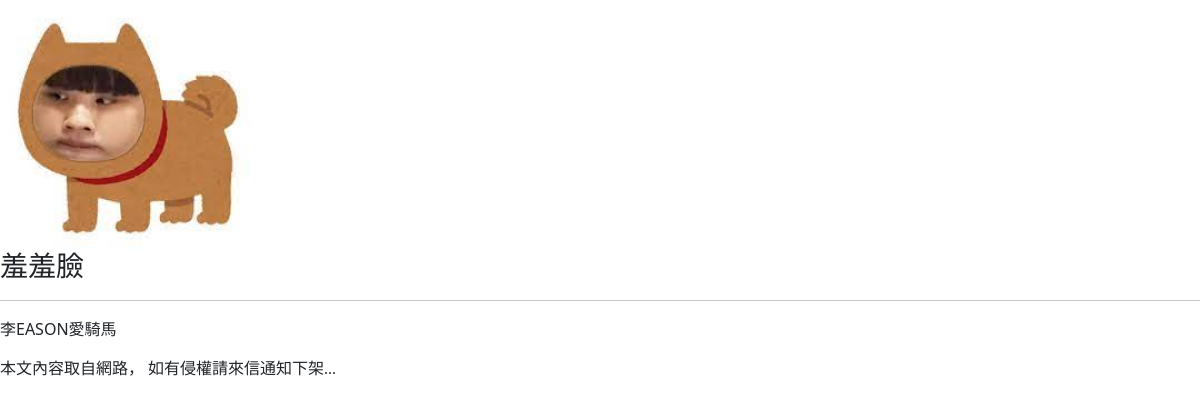
The app's page /post/123/, older data.
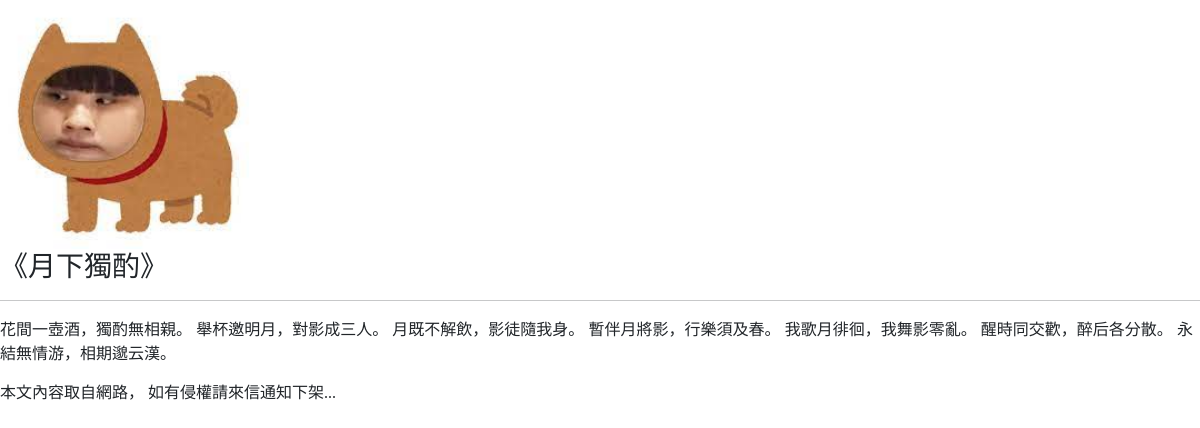
The same page, newer data.
### mysite/models.py (models this page shows, shortened)
class Post(models.Model):
    title = models.CharField(max_length=200)
    slug = models.CharField(max_length=200)
    body = models.TextField()
    pub_date = models.DateTimeField(auto_now_add=True)
    class Meta:
        ordering = ("-pub_date",)

### mysite/views.py (the view)
# urls.py: path('post/<slug:slug>/',mv.showpost,name="showpost"),
def showpost(request, slug):
    post = Post.objects.get(slug=slug)
    if post != None:
        return render(request, "post.html", locals())
    else:
        return HttpResponse("post null")

### mysite/templatetags/markdown_extras.py (called while the page is built)
@register.filter
def convert_markdown(text):
    return markdown.markdown(text)

### templates/post.html (shortened to what this page needs)
{% extends 'base.html' %}
{% load markdown_extras %}
{% block headmessage %}
    <h3 style='font-family:微軟正黑體;'>{{ post.title }}</h3>
{% endblock %}
{% block content %}
        <p style='font-family:微軟正黑體;font-size:12pt;letter-spacing:2pt;'>
            {{ post.body | convert_markdown | safe }}</a>
        </p>
{% endblock %}

Row changes from the older to the newer data that the page shows:
removed Post: title "羞羞臉", body|convert_markdown "李EASON愛騎馬"
added Post: title "《月下獨酌》", body|convert_markdown "花間一壺酒，獨酌無相親。 舉杯邀明月，對影成三人。 月既不解飲，影徒隨我身。 暫伴月將影，行樂須及春。 我歌月徘徊，我舞影零亂。 醒時同交歡，醉后各分散。 永結無情游，相期邈云漢。"
